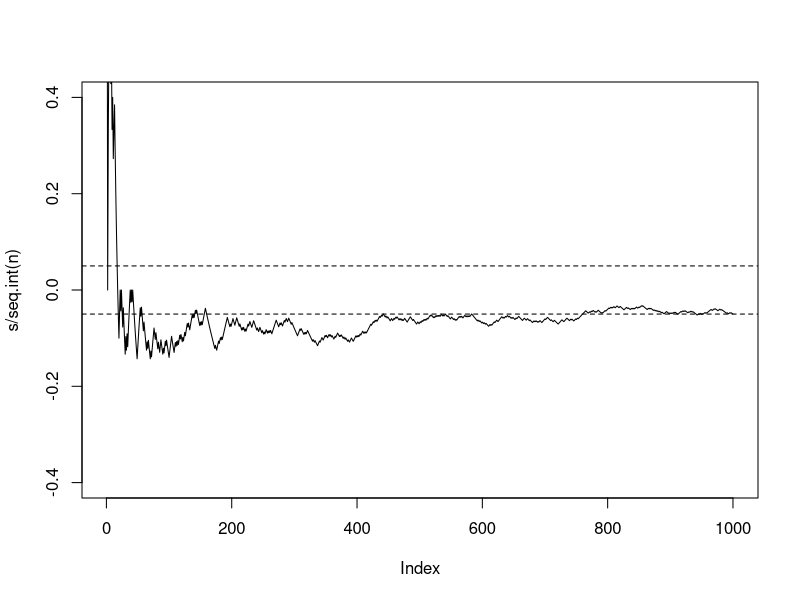

Reproduce this figure in R.
## Strong Law of Large Numbers (SLLN)
## The SLLN (almost sure convergence) says that we can be 100% sure that this 
## curve stretching off to the right will eventually, at some finite time, fall 
## entirely within the bands forever afterward (to the right).



n <- 1000 
m <- 50 
e <- 0.05
s <- cumsum(2*(rbinom(n, size=1, prob=0.5) - 0.5))
plot(s/seq.int(n), type = "l", ylim = c(-0.4, 0.4))
abline(h = c(-e,e), lty = 2)

